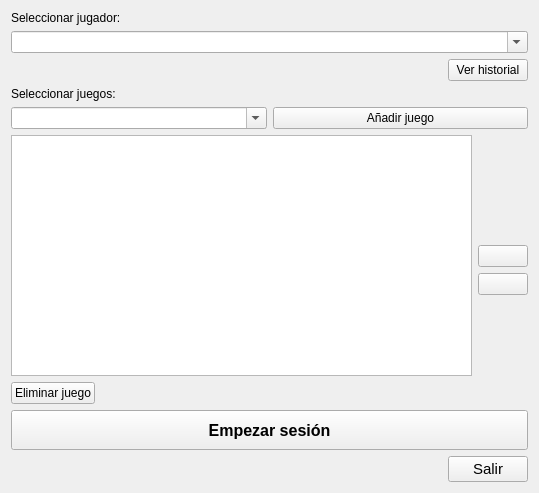
<?xml version="1.0" encoding="UTF-8"?>
<ui version="4.0">
 <class>Form</class>
 <widget class="QWidget" name="Form">
  <property name="geometry">
   <rect>
    <x>0</x>
    <y>0</y>
    <width>539</width>
    <height>493</height>
   </rect>
  </property>
  <property name="windowTitle">
   <string>Form</string>
  </property>
  <layout class="QVBoxLayout" name="verticalLayout">
   <item>
    <widget class="QLabel" name="label_2">
     <property name="text">
      <string>Seleccionar jugador:</string>
     </property>
    </widget>
   </item>
   <item>
    <layout class="QHBoxLayout" name="horizontalLayout">
     <item>
      <widget class="QComboBox" name="selplayer_combobox">
       <property name="editable">
        <bool>true</bool>
       </property>
       <property name="duplicatesEnabled">
        <bool>false</bool>
       </property>
       <item>
        <property name="text">
         <string/>
        </property>
       </item>
       <item>
        <property name="text">
         <string>Nuevo jugador...</string>
        </property>
       </item>
      </widget>
     </item>
    </layout>
   </item>
   <item>
    <layout class="QHBoxLayout" name="horizontalLayout_4">
     <item>
      <spacer name="horizontalSpacer_2">
       <property name="orientation">
        <enum>Qt::Horizontal</enum>
       </property>
       <property name="sizeHint" stdset="0">
        <size>
         <width>40</width>
         <height>20</height>
        </size>
       </property>
      </spacer>
     </item>
     <item>
      <widget class="QPushButton" name="history_button">
       <property name="text">
        <string>Ver historial</string>
       </property>
      </widget>
     </item>
    </layout>
   </item>
   <item>
    <widget class="QLabel" name="label">
     <property name="text">
      <string>Seleccionar juegos:</string>
     </property>
    </widget>
   </item>
   <item>
    <layout class="QHBoxLayout" name="horizontalLayout_5">
     <item>
      <widget class="QComboBox" name="selgame_combobox">
       <property name="editable">
        <bool>true</bool>
       </property>
       <item>
        <property name="text">
         <string/>
        </property>
       </item>
      </widget>
     </item>
     <item>
      <widget class="QPushButton" name="addgame_button">
       <property name="text">
        <string>Añadir juego</string>
       </property>
      </widget>
     </item>
    </layout>
   </item>
   <item>
    <layout class="QHBoxLayout" name="horizontalLayout_2">
     <item>
      <layout class="QVBoxLayout" name="verticalLayout_7">
       <item>
        <widget class="QListWidget" name="games_list"/>
       </item>
       <item>
        <layout class="QHBoxLayout" name="horizontalLayout_7">
         <item>
          <widget class="QPushButton" name="deletegame_button">
           <property name="text">
            <string>Eliminar juego</string>
           </property>
          </widget>
         </item>
         <item>
          <spacer name="horizontalSpacer">
           <property name="orientation">
            <enum>Qt::Horizontal</enum>
           </property>
           <property name="sizeHint" stdset="0">
            <size>
             <width>40</width>
             <height>20</height>
            </size>
           </property>
          </spacer>
         </item>
        </layout>
       </item>
      </layout>
     </item>
     <item>
      <layout class="QVBoxLayout" name="verticalLayout_2">
       <item>
        <spacer name="verticalSpacer">
         <property name="orientation">
          <enum>Qt::Vertical</enum>
         </property>
         <property name="sizeHint" stdset="0">
          <size>
           <width>20</width>
           <height>40</height>
          </size>
         </property>
        </spacer>
       </item>
       <item>
        <widget class="QPushButton" name="up_button">
         <property name="minimumSize">
          <size>
           <width>50</width>
           <height>16</height>
          </size>
         </property>
         <property name="maximumSize">
          <size>
           <width>50</width>
           <height>50</height>
          </size>
         </property>
         <property name="text">
          <string/>
         </property>
         <property name="icon">
          <iconset>
           <normaloff>up.png</normaloff>up.png</iconset>
         </property>
        </widget>
       </item>
       <item>
        <widget class="QPushButton" name="down_button">
         <property name="minimumSize">
          <size>
           <width>0</width>
           <height>16</height>
          </size>
         </property>
         <property name="maximumSize">
          <size>
           <width>50</width>
           <height>50</height>
          </size>
         </property>
         <property name="text">
          <string/>
         </property>
         <property name="icon">
          <iconset>
           <normaloff>down.png</normaloff>down.png</iconset>
         </property>
        </widget>
       </item>
       <item>
        <spacer name="verticalSpacer_2">
         <property name="orientation">
          <enum>Qt::Vertical</enum>
         </property>
         <property name="sizeHint" stdset="0">
          <size>
           <width>20</width>
           <height>40</height>
          </size>
         </property>
        </spacer>
       </item>
      </layout>
     </item>
    </layout>
   </item>
   <item>
    <layout class="QHBoxLayout" name="horizontalLayout_3">
     <item>
      <widget class="QPushButton" name="startsession_button">
       <property name="minimumSize">
        <size>
         <width>0</width>
         <height>40</height>
        </size>
       </property>
       <property name="font">
        <font>
         <pointsize>12</pointsize>
         <weight>75</weight>
         <bold>true</bold>
        </font>
       </property>
       <property name="text">
        <string>Empezar sesión</string>
       </property>
      </widget>
     </item>
    </layout>
   </item>
   <item>
    <layout class="QHBoxLayout" name="horizontalLayout_6">
     <item>
      <spacer name="horizontalSpacer_3">
       <property name="orientation">
        <enum>Qt::Horizontal</enum>
       </property>
       <property name="sizeHint" stdset="0">
        <size>
         <width>40</width>
         <height>20</height>
        </size>
       </property>
      </spacer>
     </item>
     <item>
      <widget class="QPushButton" name="quit_button">
       <property name="minimumSize">
        <size>
         <width>0</width>
         <height>20</height>
        </size>
       </property>
       <property name="font">
        <font>
         <pointsize>11</pointsize>
         <weight>50</weight>
         <bold>false</bold>
        </font>
       </property>
       <property name="text">
        <string>Salir</string>
       </property>
      </widget>
     </item>
    </layout>
   </item>
  </layout>
 </widget>
 <resources/>
 <connections/>
</ui>
